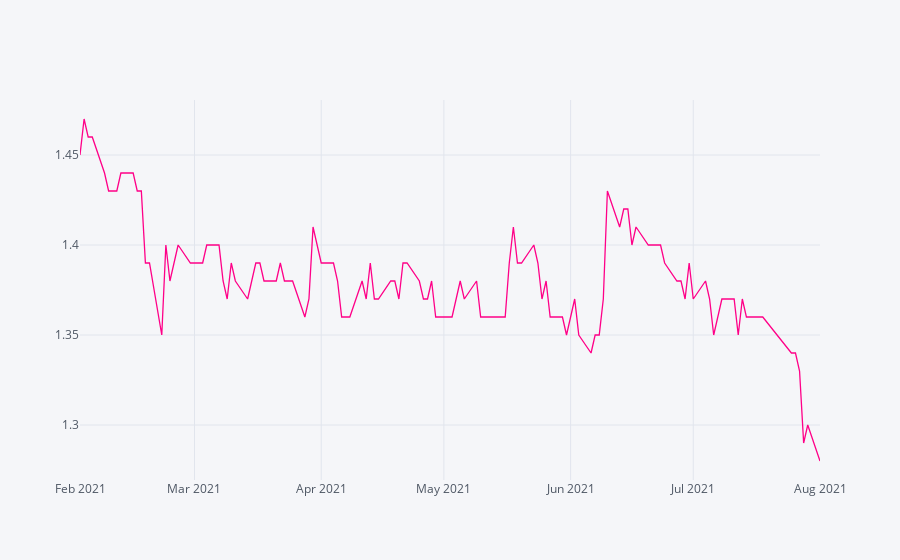

The notebook cell this image was saved under:
### Code cell
TAQA.iplot(x='Date', y='TAQA', color='pink')
